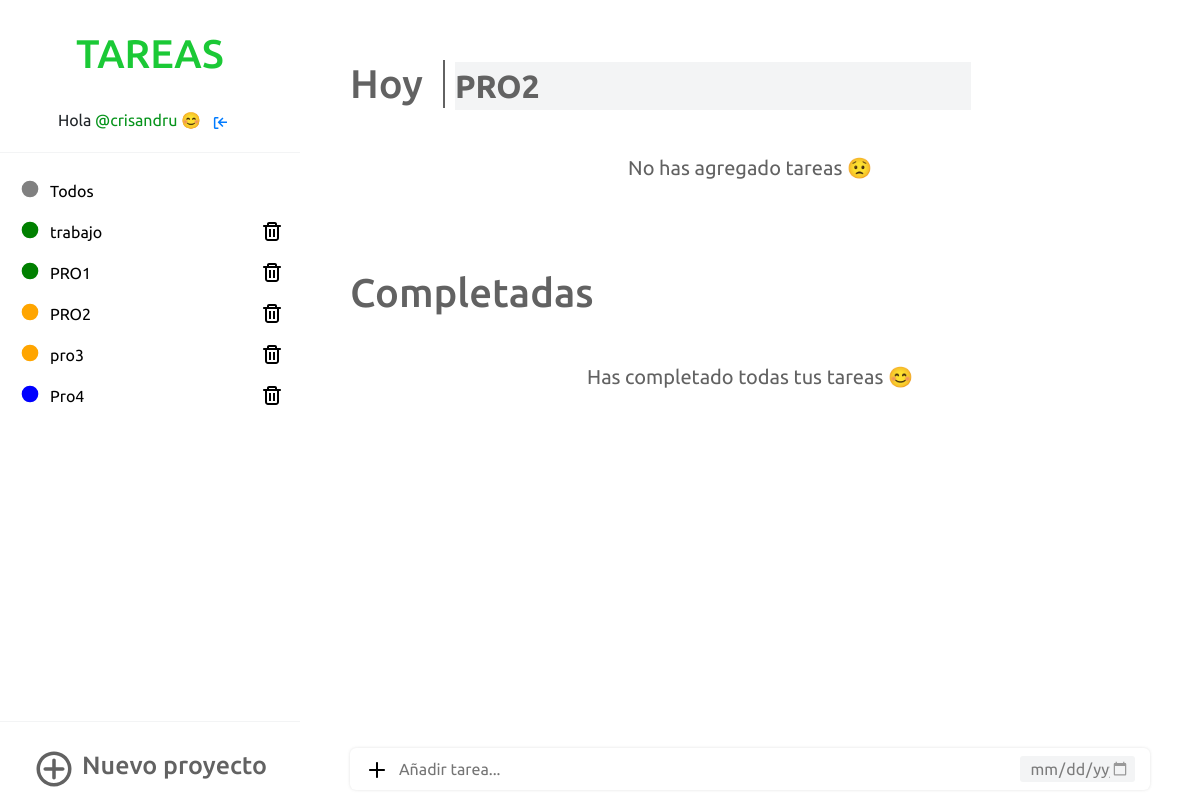
Screenshot of /PRO2/ (signed in) with the database file from the repository.
### appToDo/models.py (models this page shows, shortened)
class Proyecto(models.Model):
    COLORES= [
    ('red', 'red'),
    ('blue', 'blue'),
    ('green', 'green'),
    ('orange', 'orange'),
    ('gray', 'gray')
    ]
    titulo_proyecto = models.CharField(max_length=20, null=False)
    propietario = models.ForeignKey(settings.AUTH_USER_MODEL, on_delete=models.CASCADE, null=True)
    color = models.CharField(choices=COLORES, default=None, max_length=20)

### appToDo/views.py (the view)
# urls.py: path('<str:proyecto>/', login_required(views.proyecto_seleccionado), name='proyecto_seleccionado'),
def proyecto_seleccionado(request, proyecto):
    esta = verificar(request, proyecto)
    fecha_actual = datetime.date.today
    if esta:
        form_nuevo_proyecto = nuevoProyecto(request)
        proyectos = Proyecto.objects.filter(propietario=request.user)
        proyecto = get_object_or_404(Proyecto,propietario=request.user, titulo_proyecto=proyecto)
        form = nueva_tarea_proyecto(request, proyecto)
        listado_tareas = Tarea.objects.filter(completado=False, titulo_proyecto=proyecto, propietario=request.user).order_by('id')
        tareas_completadas = Tarea.objects.filter(completado=True, titulo_proyecto=proyecto, propietario=request.user)
        nueva_tarea = actualizar_tarea(request)
        nuevo_nombre_proyecto = actualizar_proyecto(request)
        if nuevo_nombre_proyecto:
            return redirect('proyecto_seleccionado', proyecto=nuevo_nombre_proyecto)
        return render(request, 'appToDo/proyecto_individual.html', {'proyecto':proyecto, 'form':form, 'tareas':listado_tareas, 'tareas_completadas':tareas_completadas, 'proyectos':proyectos, 'form_proyecto':form_nuevo_proyecto, 'fecha_actual':fecha_actual, 'nueva_tarea':nueva_tarea, 'nuevo_proyecto':nuevo_nombre_proyecto})
    else:
        return render(request, 'appToDo/error.html', {})

### appToDo/forms.py
class tareaFormProyecto(forms.ModelForm):
    class Meta:
        model = Tarea
        fields = ('titulo_tarea', 'fecha_vencimiento')
        widgets = {
            'fecha_vencimiento': DateInput(attrs={
                'type': 'date',
                'class': 'input-fecha-vencimiento',
                }
            ),
            'titulo_tarea': forms.TextInput(
                attrs={
                    'class': 'input-agregar-tarea',
                    'placeholder':'Añadir tarea...',
                    'required': 'True',
                }
            ),
        }

class proyectoForm(forms.ModelForm):
    class Meta:
        model = Proyecto
        fields = ('titulo_proyecto','color')
        widgets = {
            'color': forms.RadioSelect(choices=Proyecto.COLORES, attrs={
                'class': 'seleccion-color'
            }),
            'titulo_proyecto': DateInput(attrs={
                'class': 'input-agregar-proyecto',
                'placeholder':'Añadir proyecto...',
                }
            ),
        }

### appToDo/views.py (called while the page is built)
def nuevoProyecto(request):
    if request.method == 'POST':
        form = proyectoForm(request.POST)
        if form.is_valid():
            post = form.save(commit=False)
            estado = verificarProyecto(post.titulo_proyecto, request.user)
            if estado:
                post.propietario = request.user
                post.save()
                form = proyectoForm()
            else:
                form = proyectoForm()
    else:
        form = proyectoForm()
    return form

def verificar(request, proyecto):
    esta = get_object_or_404(Proyecto, propietario=request.user, titulo_proyecto=proyecto)
    if esta:
        return True
    else:
        return False

def nueva_tarea_proyecto(request, proyecto):
    if request.method == 'POST':
        form = tareaFormProyecto(request.POST, request.user)
        if form.is_valid():
            tarea = form.save(commit=False)
            tarea.titulo_proyecto = proyecto
            tarea.propietario = request.user
            tarea.save()
    else:
        form = tareaFormProyecto()
    return form

def actualizar_tarea(request):
    id = request.POST.get('id')
    titulo = request.POST.get('titulo')
    if titulo != '':
        nuevo = Tarea.objects.filter(pk=id).update(titulo_tarea=titulo)
    else:
        nuevo = Tarea()
    return nuevo

### appToDo/templates/appToDo/proyecto_individual.html (shortened to what this page needs)
{% extends 'appToDo/base.html' %}
{% block listado_proyectos%}
{%for proyecto in proyectos %}
<div class="listado">
    <div class="sidebar-proyecto-titulo">
        {% if proyecto.titulo_proyecto == 'Todos' %}
        <a href="{% url 'inicio' %}" class="disable-select proyecto-titulo-sidebar">
            <div class="contenedor-proyectos">
                <svg version="1.1" xmlns="http://www.w3.org/2000/svg" width="20" height="20" viewBox="0 0 120 120">
                    <circle cx="60" cy="60" r="50" fill="{{ proyecto.color }}" />
                </svg>
                <li>{{ proyecto.titulo_proyecto }}</li>
            </div>
        </a>
        {% else %}
        <a href="{% url 'proyecto_seleccionado' proyecto=proyecto.titulo_proyecto %}"
            class="disable-select proyecto-titulo-sidebar">
            <div class="contenedor-proyectos">
                <svg version="1.1" xmlns="http://www.w3.org/2000/svg" width="20" height="20" viewBox="0 0 120 120">
                    <circle cx="60" cy="60" r="50" fill="{{ proyecto.color }}" />
                </svg>
                <li>{{ proyecto.titulo_proyecto }}</li>
            </div>
        </a>
        {% endif %}
    </div>
    <div class="sidebar-proyecto-eliminar">
        {% if proyecto.titulo_proyecto != 'Todos' %}
            <a href="{% url 'borrar_proyecto_individual' pk=proyecto.pk %}" class="eliminar-proyecto">
            </a>
        {% endif %}
    </div>
</div>
{% endfor %}
{% endblock %}
{% block listado_tareas_hoy %}
<div class="titulo-proyecto-individual">
    <h1 class="titulo-principal-tareas">Hoy</h1>
    <form method="POST" class="formulario-editar-proyecto">
        <input class="editar-proyecto-hoy" name="titulo-proyecto" type="text" value="{{ proyecto.titulo_proyecto }}">
    </form>
</div>
{% if not tareas %}
<div class="no-hay-tareas">
    <p>No has agregado tareas &#128543;</p>
</div>
{% endif %}
{% endblock %}
{% block listado_tareas_completadas %}
<h1 class="titulo-principal-tareas">Completadas</h1>
{% if not tareas_completadas %}
<div class="no-hay-tareas">
    <p>Has completado todas tus tareas &#128522;</p>
</div>
{% endif %}
{% endblock %}
{% block agregar_tarea_general %}
<div class="contenedor-tareas">
    <form method="POST" class="formulario-tarea">
        <div class="button-tarea ingresar-tarea-individual">
            <button type="submit"></button>
            {{ form.titulo_tarea }}
        </div>
        <div class="tipo-vencimiento-tarea vencimiento-proyecto">
            {{ form.fecha_vencimiento }}
        </div>
    </form>
</div>
{% endblock %}

### appToDo/templates/appToDo/base.html (shortened to what this page needs)
{% load static %}
<!DOCTYPE html>
<html lang="en">
<head>
    <link href='https://css.gg/add.css' rel='stylesheet'>
    <link href='https://css.gg/trash.css' rel='stylesheet'>
    <link href='https://css.gg/log-out.css' rel='stylesheet'>
    <link href='https://css.gg/transcript.css' rel='stylesheet'>
    <link rel="stylesheet" href="{% static 'css/style.css' %}">
    <link rel="stylesheet" href="{% static 'css/style_responsive.css' %}">
    <link rel="stylesheet" type="text/css" href="bootstrap.min.css">
</head>
<body>
    <div class="contenedor">
        <aside class="sidebar">
            <a href="{% url 'inicio' %}">
                <h2 class="disable-select">Tareas</h2>
            </a>
            <p class="nombre-usuario">Hola <span>@{{ user.username }}</span> &#128522 &nbsp;&nbsp;<a
                    href="{% url 'logout' %}" class="cerrar-sesion"></a></p>
            <hr class="hr-1">
            <ul class="listado-proyectos">
                {% block listado_proyectos %}
                {% endblock %}
            </ul>
            <div class="contenedor-nuevo-proyecto">
                <hr class="hr-3">
                <div class="nuevo-proyecto">
                    <h3 class="disable-select">Nuevo proyecto</h3>
                </div>
            </div>
        </aside>
        <main class="contenedor-main">
            <div class="tareas-hoy">
                {% block listado_tareas_hoy %}{% endblock %}
            </div>
            <div class="tareas-completadas">
                {% block listado_tareas_completadas %}{% endblock %}
            </div>
            <div class="agregar-tarea-general">
                {% block agregar_tarea_general %}
                {% endblock %}
            </div>
        </main>
    </div>
</body>
</html>

### appToDo/static/css/style.css (style rules this page uses)
* { margin: 0; padding: 0; box-sizing: border-box; list-style: none; text-decoration: none; font-family: 'Ubuntu', sans-serif; }
body { background-color: #f3f4f5; }
.contenedor { display: flex; position: relative; }
.contenedor .sidebar { position: fixed; width: 300px; height: 100vh; background-color: #fff; padding: 30px 0; z-index:2; flex-direction: column; }
.contenedor .sidebar h2 { color: #1BC936; font-size: 40px; text-transform: uppercase; text-align: center; margin-bottom: 30px; }
.hr-1, .hr-2 { border-top: 1px solid #f3f4f5; margin-top: 20px; margin-bottom: 20px; }
.nombre-usuario { width: 100%; text-align: center; }
.nombre-usuario span { color: #07941c; }
.cerrar-sesion { margin-right: 15px; }
.listado-proyectos { overflow-y: auto; overflow-x: hidden; }
.listado { width: 100%; display: block; display: flex; margin-bottom: 5px; }
.sidebar-proyecto-titulo { width: 80%; }
.sidebar-proyecto-eliminar { width: 10%; display: flex; align-items: center; margin-left: 20px; }
.sidebar-proyecto-eliminar a { display: flex; align-self: center; align-items: center; }
.listado-proyectos a { color: black; }
.contenedor-proyectos { display: flex; padding-left: 20px; padding-top: 6px; padding-bottom: 6px; width: 100%; }
.contenedor-proyectos li { padding-left: 10px; }
.hr-3 { border-top: 1px solid #f3f4f5; margin-top: 20px; width: 100%; }
.contenedor-nuevo-proyecto { position: absolute; bottom: 0; width: 100%; }
.nuevo-proyecto { display: flex; padding-top: 10px; padding-bottom: 10px; justify-content: center; }
.nuevo-proyecto svg { color: #626262; padding-left: 0; }
.nuevo-proyecto h3 { color: #626262; font-size: 25px; justify-self: center; align-self: center; padding-left: 7px; }
.contenedor .contenedor-main { width: 100vw; height: 100vh; margin-left: 300px; padding: 20px 50px 10px 50px; position: relative; }
.titulo-principal-tareas { color: #626262; margin-bottom: 15px; margin-top: 40px; justify-content: center; }
.contenedor-tareas { display: flex; justify-content: space-between; margin: 10px 0; background-color: #fff; padding: 8px 15px; border-radius: 6px; align-items: center; -webkit-box-shadow: 0px 0px 3px 0px rgba(222,222,222,0.92); box-shadow: 0px 0px 3px 0px rgba(222,222,222,0.92); z-index:1 }
.no-hay-tareas { text-align: center; color: #626262; font-size: 20px; padding-top: 30px; padding-bottom: 30px; }
.formulario-editar-proyecto { display: flex; align-items: center; margin-top: 28px; margin-left: 10px; }
.editar-proyecto-hoy { font-size: 32px; font-weight: bold; background-color: #f3f4f5; border: none; outline: none; color: #626262; }
.agregar-tarea-general { position: absolute; bottom: 0; right: 0; left: 0; padding-left: 50px; padding-right: 50px; }
.formulario-tarea { display: flex; width: 100%; justify-content: space-between; }
.button-tarea { display: flex; align-self: center; align-content: center; width: 70%; }
.tipo-vencimiento-tarea { display: flex; width: 30%; }
.button-tarea button { background-color: white; border: none; cursor: pointer; }
.input-agregar-tarea { width: 100%; border: none; outline: none; font-size: 16px; margin-left: 10px; }
.input-fecha-vencimiento { background-color: #f3f4f5; color: #7c7c7c; border: none; border-radius: 3px; width: 100%; padding-right: 5px; padding-left: 5px; outline: none; font-size: 16px; padding-left: 10px; cursor: pointer; }
.titulo-proyecto-individual { display: flex; align-items: center; align-content: center; }
.titulo-proyecto-individual h1 { padding-right: 20px; border-right: 2px solid #626262; }
.ingresar-tarea-individual { width: 85%; }
.vencimiento-proyecto { width: 15%; }
.disable-select { -webkit-touch-callout: none; -webkit-user-select: none; -khtml-user-select: none; -moz-user-select: none; -ms-user-select: none; user-select: none; }

### appToDo/static/css/style_responsive.css (style rules this page uses)
@media only screen and (min-width: 1114px) { .agregar-tarea-general { display: block; } }

### rows the page displays
Proyecto: titulo_proyecto "Todos"
Proyecto: titulo_proyecto "trabajo"
Proyecto: titulo_proyecto "PRO1"
Proyecto: titulo_proyecto "PRO2", titulo-proyecto "PRO2"
Proyecto: titulo_proyecto "pro3"
Proyecto: titulo_proyecto "Pro4"

### other values shown
{{ user.username }} "crisandru"
